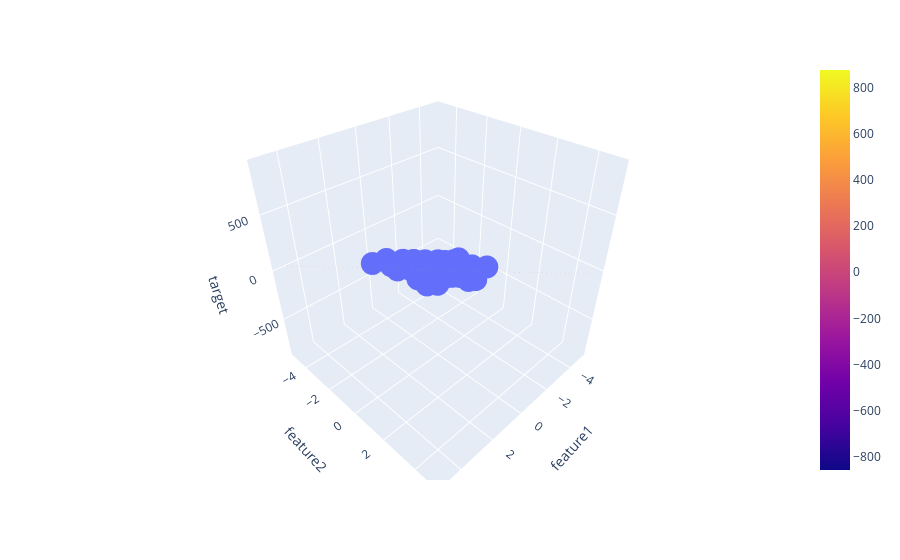

Notebook code cell kept with this figure:
### Code cell
fig = px.scatter_3d(df ,x= 'feature1' ,y= 'feature2' ,z= 'target')
fig.add_trace(go.Surface(x=x, y=y, z=z_final))
fig.show()
